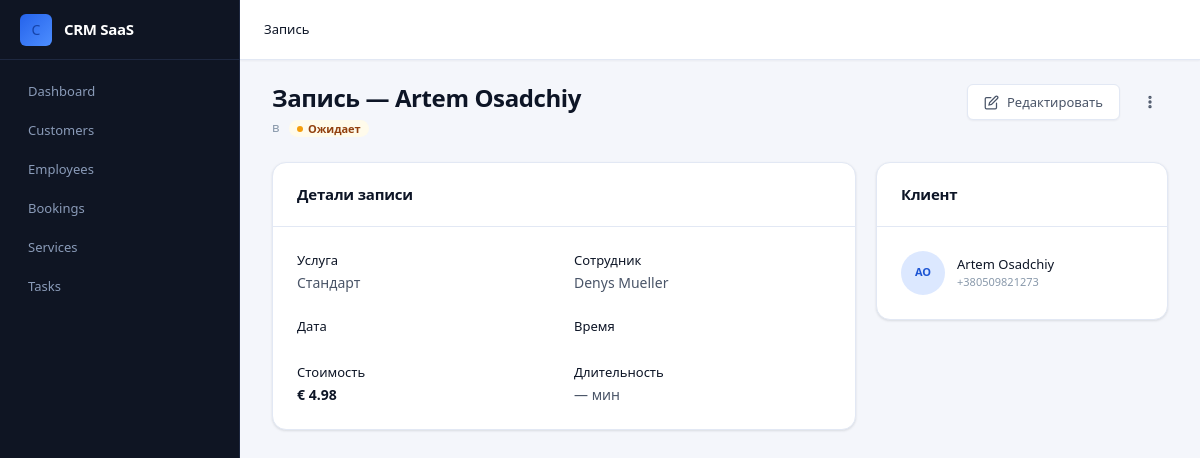
The app's page /bookings/detail/9/ (signed in) with its own data.
### apps/bookings/models.py (models this page shows, shortened)
class Booking(models.Model):
    company = models.ForeignKey(Company, on_delete=models.CASCADE, related_name="bookings", blank=True, null=True)
    service = models.ForeignKey(Service, on_delete=models.CASCADE, related_name="bookings")
    employee = models.ForeignKey(Employee, on_delete=models.CASCADE, related_name="bookings")
    customer = models.ForeignKey(Customer, on_delete=models.CASCADE, related_name="bookings")
    start_time = models.DateTimeField()
    end_time = models.DateTimeField()
    created = models.DateTimeField(auto_now_add=True)
    status = models.CharField(max_length=20, choices=[
        ('pending', 'Pending'),
        ('confirmed', 'Confirmed'),
        ('cancelled', 'Cancelled'),
        ('completed', 'Completed'),
    ], default='pending')
    class Meta:
        ordering = ['-start_time']
        indexes = [
            models.Index(fields=['start_time']),
            models.Index(fields=['employee']),
            models.Index(fields=['company']),
        ]

### apps/customers/models.py (models this page shows, shortened)
class Customer(models.Model):
    company = models.ForeignKey(Company, on_delete=models.CASCADE, related_name="customers")
    first_name = models.CharField(max_length=200)
    last_name = models.CharField(max_length=200)
    email = models.EmailField(blank=True)
    phone = models.CharField(max_length=200)
    is_active = models.BooleanField(default=True)
    created = models.DateTimeField(auto_now_add=True)
    class Meta:
        ordering = ['first_name', 'last_name']

### apps/services/models.py (models this page shows, shortened)
class Service(models.Model):
    company = models.ForeignKey(Company, on_delete=models.CASCADE, related_name="services")
    name = models.CharField(max_length=200)
    slug = models.SlugField(max_length=200)
    price = models.DecimalField(max_digits=10, decimal_places=2)
    duration = models.PositiveIntegerField(default=60)
    description = models.TextField(blank=True, null=True)
    is_active = models.BooleanField(default=True)
    class Meta:
        ordering = ['name']
        indexes = [
            models.Index(fields=['name']),
        ]
        constraints = [
            models.UniqueConstraint(fields=['company', 'slug'], name="unique_service_slug")
        ]

### apps/employees/models.py (models this page shows, shortened)
class Employee(models.Model):
    company = models.ForeignKey(Company, on_delete=models.CASCADE, related_name="employees")
    first_name = models.CharField(max_length=200)
    last_name = models.CharField(max_length=200)
    date_of_birth = models.DateField(null=True, blank=True)
    email = models.EmailField(blank=True, null=True)
    phone = models.CharField(max_length=20, blank=True, null=True)
    is_active = models.BooleanField(default=True)
    class Meta:
        ordering = ['first_name', 'last_name']
        indexes = [
            models.Index(fields=['first_name', 'last_name']),
        ]

### apps/bookings/views.py (the view)
# urls.py: path('detail/<int:id>/', views.detail_booking, name="detail"),
@login_required
def detail_booking(request, id):
    company = get_user_company(request.user)
    if not company:
        return redirect('companies:create')
    booking = get_object_or_404(Booking, id=id, company=company)
    context = {'booking': booking}
    return render(request, 'bookings/detail.html', context)

### apps/companies/utils.py (called while the page is built)
def get_user_company(user):
    return Company.objects.filter(owner=user).first()

### apps/bookings/templates/bookings/detail.html (shortened to what this page needs)
{% extends "base.html" %}
{% load static %}
{% block page_name %}Запись{% endblock %}
{% block content %}
<div class="page-header">
  <div class="page-header__left">
    <h1 class="page-title">Запись — {{ booking.customer.first_name }} {{ booking.customer.last_name }}</h1>
    <p class="page-subtitle">
      {{ booking.date|date:"d.m.Y" }} в {{ booking.time|time:"H:i" }}
      {% if booking.status == "confirmed" %}
        <span class="badge badge-success" style="margin-left: 6px;">Подтверждена</span>
      {% elif booking.status == "pending" %}
        <span class="badge badge-warning" style="margin-left: 6px;">Ожидает</span>
      {% elif booking.status == "cancelled" %}
        <span class="badge badge-neutral" style="margin-left: 6px;">Отменена</span>
      {% endif %}
    </p>
  </div>
  <div class="page-header__actions">
    <a href="{% url 'bookings:edit' booking.id %}" class="btn btn-secondary">
      <svg viewBox="0 0 24 24" fill="none" stroke="currentColor" stroke-width="2" stroke-linecap="round"><path d="M11 4H4a2 2 0 0 0-2 2v14a2 2 0 0 0 2 2h14a2 2 0 0 0 2-2v-7"/><path d="M18.5 2.5a2.12 2.12 0 0 1 3 3L12 15l-4 1 1-4 9.5-9.5z"/></svg>
      Редактировать
    </a>
    <div class="dropdown">
      <button class="btn btn-ghost btn-icon" onclick="this.nextElementSibling.classList.toggle('open')">
        <svg viewBox="0 0 24 24" fill="none" stroke="currentColor" stroke-width="2" stroke-linecap="round"><circle cx="12" cy="5" r="1.5"/><circle cx="12" cy="12" r="1.5"/><circle cx="12" cy="19" r="1.5"/></svg>
      </button>
    </div>
  </div>
</div>
<div class="dashboard-grid dashboard-grid--2col">
  <div>
    <div class="card mb-5">
      <div class="card-header">
        <div class="card-title">Детали записи</div>
      </div>
      <div class="card-body">
        <div class="form-row" style="margin-bottom: var(--space-6);">
          <div>
            <div class="form-label" style="margin-bottom: 2px;">Услуга</div>
            <div class="text-secondary">{{ booking.service.name|default:"—" }}</div>
          </div>
          <div>
            <div class="form-label" style="margin-bottom: 2px;">Сотрудник</div>
            <div class="text-secondary">
                {{ booking.employee.first_name|default:"—" }}
                {{ booking.employee.last_name|default:"—" }}
            </div>
          </div>
        </div>
        <div class="form-row" style="margin-bottom: var(--space-6);">
          <div>
            <div class="form-label" style="margin-bottom: 2px;">Дата</div>
          </div>
          <div>
            <div class="form-label" style="margin-bottom: 2px;">Время</div>
          </div>
        </div>
        {% if booking.service.price %}
        <div class="form-row {% if booking.notes %}mb-6{% endif %}">
          <div>
            <div class="form-label" style="margin-bottom: 2px;">Стоимость</div>
            <div class="text-secondary" style="font-weight: var(--fw-semibold); color: var(--text-primary);">€ {{ booking.service.price }}</div>
          </div>
          <div>
            <div class="form-label" style="margin-bottom: 2px;">Длительность</div>
            <div class="text-secondary">{{ booking.service.time|default:"—" }} мин</div>
          </div>
        </div>
        {% endif %}
      </div>
    </div>
  </div>
  <div>
    <div class="card">
      <div class="card-header">
        <div class="card-title">Клиент</div>
      </div>
      <div class="card-body">
        <a href="{% url 'customers:detail' booking.customer.id %}" style="text-decoration: none;">
          <div class="table-cell-user">
            <div class="table-avatar" style="width: 44px; height: 44px;">
              {% if booking.customer.avatar %}
                <img src="{{ booking.customer.avatar.url }}" alt="{{ booking.customer.first_name }} {{ booking.customer.last_name }}">
              {% else %}
                {{ booking.customer.first_name.0 }}{{ booking.customer.last_name.0 }}
              {% endif %}
            </div>
            <div>
              <div class="table-cell-user__name">{{ booking.customer.first_name }} {{ booking.customer.last_name }}</div>
              <div class="table-cell-user__email">{{ booking.customer.phone|default:booking.customer.email }}</div>
            </div>
          </div>
        </a>
      </div>
    </div>
  </div>
</div>
{% endblock %}

### records on screen
Booking: customer.first_name "Artem", customer.last_name "Osadchiy", service.name "Стандарт", employee.first_name "Denys", employee.last_name "Mueller", service.price "4.98", service.time "—", customer.first_name.0 "A", customer.last_name.0 "O", customer.phone "+380509821273"
